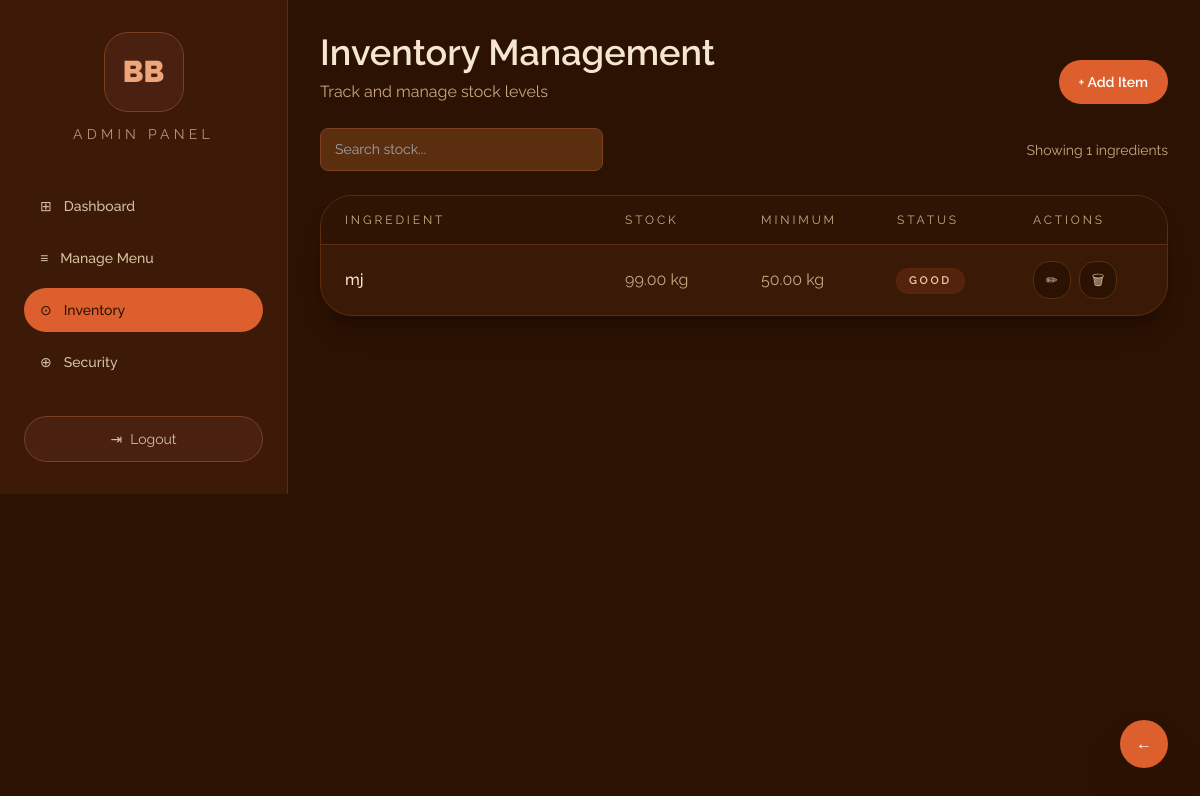
The app's page /panel/inventory/?show=achieved (signed in) with its own data.
### panel/models.py (models this page shows, shortened)
class InventoryItem(models.Model):
    UNIT_CHOICES = [('kg', 'kg'), ('L', 'L'), ('pcs', 'pcs'), ('pack', 'pack')]
    STATUS_CHOICES = [('good', 'Good'), ('low', 'Low Stock'), ('critical', 'Critical')]
    name = models.CharField(max_length=100)
    stock = models.DecimalField(max_digits=10, decimal_places=2)
    unit = models.CharField(max_length=10, choices=UNIT_CHOICES, default='kg')
    min_level = models.DecimalField(max_digits=10, decimal_places=2)
    achieved = models.BooleanField(default=False)
    @property
    def status(self):
        ratio = float(self.stock) / float(self.min_level) if self.min_level > 0 else 1
        if ratio <= 0.3:
            return 'critical'
        elif ratio <= 1.0:
            return 'low'
        return 'good'
    @property
    def status_label(self):
        return {'critical': 'Critical', 'low': 'Low Stock', 'good': 'Good'}[self.status]

### panel/views.py (the view)
# urls.py: path('inventory/', views.inventory, name='inventory'),
@role_required(['admin'])
def inventory(request):
    query = request.GET.get('q', '')
    show = request.GET.get('show', 'active')
    if show == 'achieved':
        items = InventoryItem.objects.filter(achieved=True)
    else:
        items = InventoryItem.objects.filter(achieved=False)
    if query:
        items = items.filter(name__icontains=query)
    context = {
        'items': items,
        'critical_count': sum(1 for item in items if item.status == 'critical'),
        'low_count': sum(1 for item in items if item.status == 'low'),
        'query': query,
        'show_achieved': show == 'achieved',
        'units': ['kg', 'L', 'pcs', 'pack'],
        'form': InventoryItemForm(),
    }
    return render(request, 'panel/inventory.html', context)

### panel/forms.py
class InventoryItemForm(forms.ModelForm):
    class Meta:
        model = InventoryItem
        fields = ['name', 'stock', 'unit', 'min_level']
        widgets = {
            'name': forms.TextInput(attrs={'class': 'w-full rounded-lg border border-slate-700 bg-slate-900 px-4 py-2 text-slate-100'}),
            'stock': forms.NumberInput(attrs={'class': 'w-full rounded-lg border border-slate-700 bg-slate-900 px-4 py-2 text-slate-100', 'step': '0.01'}),
            'unit': forms.Select(attrs={'class': 'w-full rounded-lg border border-slate-700 bg-slate-900 px-4 py-2 text-slate-100'}),
            'min_level': forms.NumberInput(attrs={'class': 'w-full rounded-lg border border-slate-700 bg-slate-900 px-4 py-2 text-slate-100', 'step': '0.01'}),
        }

### brewsko_pos/utils.py (called while the page is built)
def role_required(allowed_roles, login_url='login'):
    def decorator(view_func):
        @wraps(view_func)
        def wrapper(request, *args, **kwargs):
            if not request.user.is_authenticated or request.user.role not in allowed_roles:
                return redirect(login_url)
            return view_func(request, *args, **kwargs)
        return wrapper
    return decorator

### templates/panel/inventory.html (shortened to what this page needs)
{% extends 'base.html' %}
{% load static %}
{% block body %}
<div class="min-h-screen bg-brown-950 text-warmgray-50">
  <div class="flex min-h-screen">
    {% with active_nav='inventory' %}{% include 'panel/sidebar.html' %}{% endwith %}
    <main class="flex-1 p-8">
      <div class="space-y-6">
        <header class="flex flex-col gap-4 md:flex-row md:items-end md:justify-between">
          <div>
            <h1 class="text-4xl font-semibold text-warmgray-50">Inventory Management</h1>
            <p class="mt-2 text-warmgray-300">Track and manage stock levels</p>
          </div>
          <div class="flex flex-wrap items-center gap-3">
            <button type="button" onclick="document.getElementById('addModal').classList.remove('hidden')" class="rounded-3xl bg-brewsko-500 px-5 py-3 text-sm font-semibold text-white transition hover:bg-brewsko-400">+ Add Item</button>
          </div>
        </header>
        <div class="flex flex-col gap-4 lg:flex-row lg:items-center lg:justify-between">
          <form method="get" action="" class="w-full lg:w-1/3">
            <div class="relative">
              <input id="inventorySearch" type="text" name="q" value="{{ query }}" placeholder="Search stock..." oninput="filterRows(this, 'inventory-row')" class="w-full rounded-3xl border border-brown-700 bg-brown-950/90 px-4 py-3 text-warmgray-50 outline-none transition focus:border-brewsko-500" />
            </div>
          </form>
          <div class="text-sm text-warmgray-300">Showing {{ items|length }} ingredients</div>
        </div>
        <section class="overflow-hidden rounded-[32px] border border-brown-700 bg-brown-900/95 shadow-xl shadow-black/20">
          <div class="grid grid-cols-[1.8fr_120px_120px_120px_110px] gap-4 border-b border-brown-700 bg-brown-950/80 px-6 py-4 text-xs uppercase tracking-[0.24em] text-warmgray-300">
            <span>Ingredient</span>
            <span>Stock</span>
            <span>Minimum</span>
            <span>Status</span>
            <span>Actions</span>
          </div>
          <div class="divide-y divide-brown-700 max-h-[68vh] overflow-y-auto">
            {% for item in items %}
            <div class="inventory-row grid grid-cols-[1.8fr_120px_120px_120px_110px] items-center gap-4 px-6 py-4 transition hover:bg-brown-950/80">
              <span class="font-medium text-warmgray-50">{{ item.name }}</span>
              <span class="text-warmgray-300">{{ item.stock }} {{ item.unit }}</span>
              <span class="text-warmgray-300">{{ item.min_level }} {{ item.unit }}</span>
              <span>
                <span class="inline-flex rounded-full px-3 py-1 text-[11px] font-semibold uppercase tracking-[0.24em] {% if item.status == 'good' %}bg-brewsko-500/15 text-brewsko-200 ring-1 ring-brewsko-500/20{% elif item.status == 'low' %}bg-orange-500/10 text-orange-300 ring-1 ring-orange-500/20{% else %}bg-red-500/10 text-red-300 ring-1 ring-red-500/20{% endif %}">{{ item.status_label }}</span>
              </span>
              <span class="flex items-center gap-2">
                <button type="button" onclick="openEdit({{ item.id }}, '{{ item.name|escapejs }}', '{{ item.stock }}', '{{ item.unit }}', '{{ item.min_level }}')" class="rounded-2xl border border-brown-700 bg-brown-950 px-3 py-2 text-sm text-warmgray-200 transition hover:border-brewsko-500">✏</button>
                <form method="post" action="{% url 'panel:achieve_inventory_item' item.id %}" onsubmit="return confirm('Move this inventory item to Achieve list?')">
                  <button type="submit" class="rounded-2xl border border-brown-700 bg-brown-950 px-3 py-2 text-sm text-warmgray-200 transition hover:border-red-500">🗑</button>
                </form>
              </span>
            </div>
            {% empty %}
            <div class="px-6 py-12 text-center text-warmgray-300">No inventory items found.</div>
            {% endfor %}
          </div>
        </section>
      </div>
    </main>
  </div>
</div>
<div class="fixed bottom-8 right-8 z-40">
  {% if show_achieved %}
    <a href="{% url 'panel:inventory' %}" class="inline-flex h-12 w-12 items-center justify-center rounded-full bg-brewsko-500 text-white shadow-2xl shadow-black/30 transition hover:bg-brewsko-400" title="Back to active items">←</a>
  {% else %}
    <a href="{% url 'panel:inventory' %}?show=achieved" class="inline-flex h-12 w-12 items-center justify-center rounded-full bg-brewsko-500 text-white shadow-2xl shadow-black/30 transition hover:bg-brewsko-400" title="Show achieved items">✓</a>
  {% endif %}
</div>
{% endblock %}

### static/css/styles.css (style rules this page uses)
:root { --bg-deep: #1C0A02; --bg-main: #2C1203; --bg-panel: #3D1A08; --bg-card: #4A2010; --bg-input: #5A2E0E; --border: #7A4020; --orange: #E8692A; --orange-hover: #FF7A35; --orange-dark: #C4541A; --green: #4CAF50; --green-dark: #388E3C; --teal: #26A69A; --red: #E53935; --red-dark: #C62828; --text-white: #FFFFFF; --text-cream: #F5E6D0; --text-muted: #C8A882; --text-dim: #8A6040; --sidebar-width: 220px; --radius: 8px; --radius-lg: 12px; }
* { margin: 0; padding: 0; box-sizing: border-box; }
body { font-family: 'Raleway', sans-serif; background: var(--bg-main); color: var(--text-cream); min-height: 100vh; }
.form-group input, .form-group select, input[type="text"], input[type="number"], input[type="password"], select { width: 100%; background: var(--bg-input); border: 1px solid var(--border); border-radius: var(--radius); padding: 10px 14px; color: var(--text-cream); font-size: 14px; font-family: 'Raleway', sans-serif; outline: none; transition: border-color 0.2s; }

### records on screen
InventoryItem: name "mj", stock "99.00", unit "kg", min_level "50.00", status_label "GOOD"

### other values on screen
{{ items|length }} "1"
